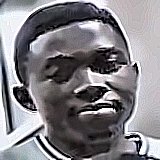
#> input picture temp_recognition_13308_1771567787054072.jpg, 160 x 160 px, given in place of the camera
$ python -i add_new_student.py   (imports and definitions only)
#> lines starting #> are read from the running program, lines starting #| are printed output that depends on the picture; after the words box and inside, x2 and y2 are one past the last pixel; in counts of white or black regions, pixels touching at a corner belong together
import cv2
import os
from datetime import datetime

def capture_student_images(student_name, num_images=20):
    """Capture images of a new student from webcam"""
#> called with num_images = 20

    # Create student folder
    dataset_path = "dataset_cropped"
    student_folder = os.path.join(dataset_path, student_name)
    os.makedirs(student_folder, exist_ok=True)

    print(f"📸 Capturing images for: {student_name}")
    print(f"Target: {num_images} images")
    print("\n" + "="*60)
    print("INSTRUCTIONS:")
    print("  - Look at the camera")
    print("  - Move your head slightly (left, right, up, down)")
    print("  - Try different expressions")
    print("  - Press SPACE to capture")
    print("  - Press 'q' to finish")
    print("="*60 + "\n")

    # Open webcam
    cap = cv2.VideoCapture(0)

    if not cap.isOpened():
        print("❌ Cannot open webcam!")
        return False

    # Set camera properties
    cap.set(cv2.CAP_PROP_FRAME_WIDTH, 640)
    cap.set(cv2.CAP_PROP_FRAME_HEIGHT, 480)

    # Face detection
    face_cascade = cv2.CascadeClassifier(cv2.data.haarcascades + 'haarcascade_frontalface_default.xml')

    captured_count = 0

    while captured_count < num_images:
        ret, frame = cap.read()
#> frame is the input picture: shape (160, 160, 3); mean B, G, R 132.5, 127.5, 129.9

        if not ret:
            print("Failed to grab frame")
            break

        # Flip for mirror effect
        frame = cv2.flip(frame, 1)
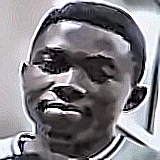
#> frame: shape (160, 160, 3); mean B, G, R 132.5, 127.5, 129.9

        # Convert to grayscale for face detection
        gray = cv2.cvtColor(frame, cv2.COLOR_BGR2GRAY)

        # Detect faces
        faces = face_cascade.detectMultiScale(
            gray,
            scaleFactor=1.1,
            minNeighbors=5,
            minSize=(80, 80)
        )
#> faces = [[16, 21, 120, 120]]

        # Draw rectangles around faces
        for (x, y, w, h) in faces:
            cv2.rectangle(frame, (x, y), (x+w, y+h), (0, 255, 0), 2)
            cv2.putText(frame, "Press SPACE to capture", (x, y-10),
                       cv2.FONT_HERSHEY_SIMPLEX, 0.5, (0, 255, 0), 2)
#> this loop made 1 pass
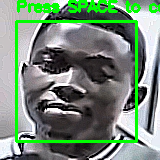
#> frame: shape (160, 160, 3); 9.14% of pixels changed, all inside (x1, y1, x2, y2) = (15, 0, 160, 143)

        # Display progress
        progress_text = f"Captured: {captured_count}/{num_images}"
        cv2.putText(frame, progress_text, (10, 30),
                   cv2.FONT_HERSHEY_SIMPLEX, 0.8, (255, 255, 255), 2)

        cv2.putText(frame, "SPACE: Capture | Q: Quit", (10, frame.shape[0]-10),
                   cv2.FONT_HERSHEY_SIMPLEX, 0.6, (255, 255, 255), 1)
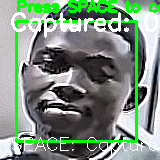
#> frame: shape (160, 160, 3); mean B, G, R 126.9, 143.8, 124.9

        # Show frame
        cv2.imshow(f'Capturing {student_name} - Press SPACE', frame)

        # Handle key presses
        key = cv2.waitKey(1) & 0xFF
#> (key q is pressed here)

        if key == ord(' '):  # SPACE
            if len(faces) > 0:
                # Get the largest face
                faces_sorted = sorted(faces, key=lambda x: x[2] * x[3], reverse=True)
                x, y, w, h = faces_sorted[0]

                # Extract face with padding
                padding = 30
                y1 = max(0, y - padding)
                y2 = min(frame.shape[0], y + h + padding)
                x1 = max(0, x - padding)
                x2 = min(frame.shape[1], x + w + padding)

                face_crop = frame[y1:y2, x1:x2]

                # Resize to 160x160 (standard size)
                face_resized = cv2.resize(face_crop, (160, 160))

                # Save image
                filename = f"{captured_count:02d}.jpeg"
                filepath = os.path.join(student_folder, filename)
                cv2.imwrite(filepath, face_resized)

                captured_count += 1
                print(f"✓ Captured {captured_count}/{num_images}: {filename}")

                # Visual feedback
                cv2.rectangle(frame, (0, 0), (frame.shape[1], frame.shape[0]), (0, 255, 0), 10)
                cv2.imshow(f'Capturing {student_name} - Press SPACE', frame)
                cv2.waitKey(200)  # Show green flash
            else:
                print("✗ No face detected! Try again.")

        elif key == ord('q'):
            print("\n⚠️  Capture cancelled by user")
            break

    # Cleanup
    cap.release()
    cv2.destroyAllWindows()

    if captured_count >= num_images:
        print(f"\n✅ Successfully captured {captured_count} images!")
        print(f"📁 Saved to: {student_folder}")
        print("\n🔄 Now run 'python deepface_recognition.py' to retrain the model")
        return True
    else:
        print(f"\n⚠️  Only captured {captured_count}/{num_images} images")
        return False

def main():
    print("🎯 Add New Student to Face Recognition System")
    print("="*60)

    student_name = input("Enter student name: ").strip()

    if not student_name:
        print("❌ Invalid name!")
        return

    # Check if student already exists
    dataset_path = "dataset_cropped"
    student_folder = os.path.join(dataset_path, student_name)

    if os.path.exists(student_folder):
        response = input(f"⚠️  {student_name} already exists. Add more images? (y/n): ").strip().lower()
        if response != 'y':
            print("Cancelled.")
            return

        # Count existing images
        existing_images = len([f for f in os.listdir(student_folder)
                              if f.lower().endswith(('.jpg', '.jpeg', '.png'))])
        print(f"📊 {student_name} currently has {existing_images} images")

    num_images = input("How many images to capture? (default: 20): ").strip()
    num_images = int(num_images) if num_images.isdigit() else 20

    # Capture images
    success = capture_student_images(student_name, num_images)

    if success:
        print("\n" + "="*60)
        print("NEXT STEPS:")
        print("1. Run: python deepface_recognition.py")
        print("2. Run: python deepface_webcam.py")
        print("="*60)

# [2 lines not run here, left out]

>>> result = capture_student_images('temp_recognition_13308_1771567787054072.jpg')
